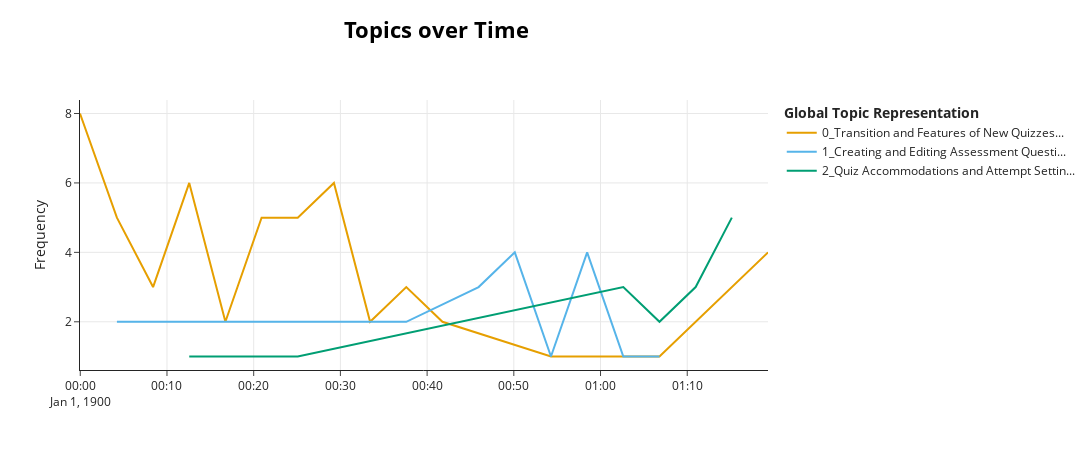

Notebook source saved alongside this figure:
### Markdown cell above
# BERTopic + OpenAI (w/ Tokenizer)
Takes a bit of time to run, ~4 minutes or so

### Code cell
from helper import *
from bertopic import BERTopic
import tiktoken
from bertopic.representation import OpenAI

config = Config()
config.setFromEnv()

OpenAIBot = OpenAIBot(config)
tokenizer= tiktoken.encoding_for_model(OpenAIBot.model)
representation_model = OpenAI(
    OpenAIBot.client,
    model=OpenAIBot.model, 
    delay_in_seconds=2, 
    chat=True,
    nr_docs=8,
    doc_length=None,
    tokenizer=tokenizer
)
topic_model = BERTopic(representation_model=representation_model)

videoNames=["New Quizzes Video", "Rearrange Playlist video"]
combinedTranscripts = getcombinedTranscripts()
video = videoNames[0]

docs = combinedTranscripts[video]["Combined Lines"].tolist()
timestamps = combinedTranscripts[video]["Start"].tolist()

topics, probs = topic_model.fit_transform(docs)

# hierarchical_topics = topic_model.hierarchical_topics(docs)
# topic_model.visualize_hierarchy(hierarchical_topics=hierarchical_topics)

topics_over_time = topic_model.topics_over_time(docs, timestamps, nr_bins=20)
topic_model.visualize_topics_over_time(topics_over_time)

### Figure 1 — Plotly figure (JSON) as saved in the notebook; plotly's stock layout.template omitted (floating-point values rounded to 4 significant figures)
{"data": [{"hoverinfo": "text", "hovertext": ["<b>Topic 0</b><br>Words: Transition to New Quizzes in Canvas", "<b>Topic 0</b><br>Words: New Question Types in Quizzes", "<b>Topic 0</b><br>Words: Enhancements in Quiz Functionality and Analysis", "<b>Topic 0</b><br>Words: New Quizzes and Rich Content Editor Updates in Canvas Commons", "<b>Topic 0</b><br>Words: Creating and Utilizing New Quiz Formats and Templates", "<b>Topic 0</b><br>Words: Building and Comparing New vs. Classic Quizzes", "<b>Topic 0</b><br>Words: Classic vs. New Quizzes Features and Integration Updates", "<b>Topic 0</b><br>Words: Quiz Design and Categorization Question Creation", "<b>Topic 0</b><br>Words: Creating and Managing Quiz Questions", "<b>Topic 0</b><br>Words: Quiz Question Creation and Customization Options", "<b>Topic 0</b><br>Words: Quiz Creation and Editing Issues", "<b>Topic 0</b><br>Words: Understanding and Correctly Spelling Words", "<b>Topic 0</b><br>Words: Quiz Setup and Reporting Analysis", "<b>Topic 0</b><br>Words: Canvas New Quizzes Update Training"], "marker": {"color": "#E69F00"}, "mode": "lines", "name": "0_Transition and Features of New Quizzes...", "type": "scatter", "x": ["1899-12-31T23:59:58.134021", "1900-01-01T00:04:13.438950", "1900-01-01T00:08:23.737900", "1900-01-01T00:12:34.036850", "1900-01-01T00:16:44.335800", "1900-01-01T00:20:54.634750", "1900-01-01T00:25:04.933700", "1900-01-01T00:29:15.232650", "1900-01-01T00:33:25.531600", "1900-01-01T00:37:35.830550", "1900-01-01T00:41:46.129500", "1900-01-01T00:54:17.026350", "1900-01-01T01:06:47.923200", "1900-01-01T01:19:18.820050"], "y": [8, 5, 3, 6, 2, 5, 5, 6, 2, 3, 2, 1, 1, 4]}, {"hoverinfo": "text", "hovertext": ["<b>Topic 1</b><br>Words: Creating Questions from Reading Passages", "<b>Topic 1</b><br>Words: Quiz Question Preview and Editing Process", "<b>Topic 1</b><br>Words: Grading System Issues and Feedback Management", "<b>Topic 1</b><br>Words: Editing and Previewing Document Layout Options", "<b>Topic 1</b><br>Words: Creating and Editing Educational Assessments", "<b>Topic 1</b><br>Words: Question Types and Editing Process", "<b>Topic 1</b><br>Words: Creating Interactive Questions with Hotspots", "<b>Topic 1</b><br>Words: Canvas IP Address Tracking Inquiry", "<b>Topic 1</b><br>Words: Quiz Feedback Customization Options"], "marker": {"color": "#56B4E9"}, "mode": "lines", "name": "1_Creating and Editing Assessment Questi...", "type": "scatter", "x": ["1900-01-01T00:04:13.438950", "1900-01-01T00:33:25.531600", "1900-01-01T00:37:35.830550", "1900-01-01T00:45:56.428450", "1900-01-01T00:50:06.727400", "1900-01-01T00:54:17.026350", "1900-01-01T00:58:27.325300", "1900-01-01T01:02:37.624250", "1900-01-01T01:06:47.923200"], "y": [2, 2, 2, 3, 4, 1, 4, 1, 1]}, {"hoverinfo": "text", "hovertext": ["<b>Topic 2</b><br>Words: Student Accommodations in Moderation Features", "<b>Topic 2</b><br>Words: Managing Assignment Submission and Deadlines", "<b>Topic 2</b><br>Words: Access Control for Student Assessments", "<b>Topic 2</b><br>Words: Quiz Attempt Limits and Waiting Periods", "<b>Topic 2</b><br>Words: Student Accommodations for Additional Test Time", "<b>Topic 2</b><br>Words: Academic Accommodations for Students"], "marker": {"color": "#009E73"}, "mode": "lines", "name": "2_Quiz Accommodations and Attempt Settin...", "type": "scatter", "x": ["1900-01-01T00:12:34.036850", "1900-01-01T00:25:04.933700", "1900-01-01T01:02:37.624250", "1900-01-01T01:06:47.923200", "1900-01-01T01:10:58.222150", "1900-01-01T01:15:08.521100"], "y": [1, 1, 3, 2, 3, 5]}], "layout": {"height": 450, "hoverlabel": {"bgcolor": "white", "font": {"family": "Rockwell", "size": 16}}, "legend": {"title": {"text": "<b>Global Topic Representation"}}, "title": {"font": {"color": "Black", "size": 22}, "text": "<b>Topics over Time</b>", "x": 0.4, "xanchor": "center", "y": 0.95, "yanchor": "top"}, "width": 1250, "xaxis": {"showgrid": true}, "yaxis": {"showgrid": true, "title": {"text": "Frequency"}}}}
